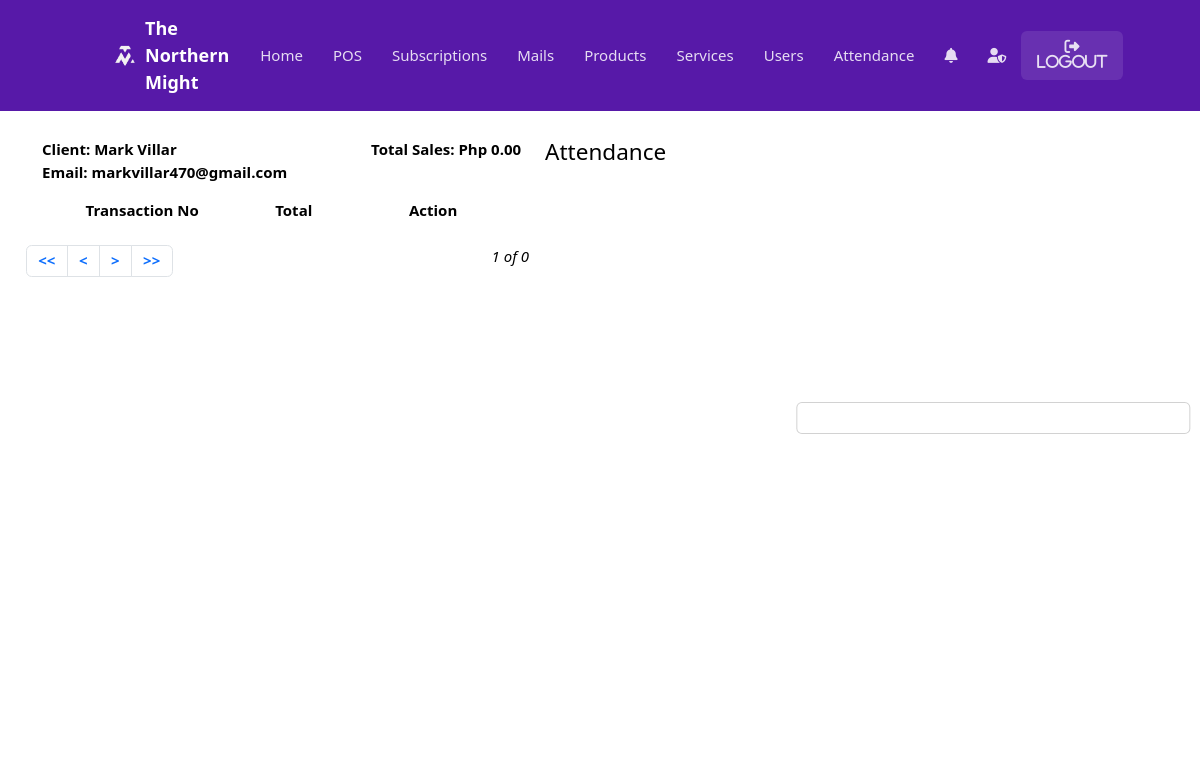
/userSubscription.php?account=2 (signed in), run on the app's committed database.
### tables this page shows
CREATE TABLE `users` (
  `user_id` int(11) NOT NULL,
  `first_name` varchar(50) NOT NULL,
  `last_name` varchar(50) NOT NULL,
  `email` varchar(100) NOT NULL,
  `password` varchar(255) NOT NULL,
  `role_id` int(11) DEFAULT NULL,
  `created_at` datetime NOT NULL DEFAULT current_timestamp(),
  `status` enum('active','inactive') NOT NULL,
  `verification_code` varchar(6) DEFAULT NULL,
  `email_verified` tinyint(1) DEFAULT 0,
  `verified` tinyint(1) DEFAULT 0
);

### pages/userSubscription.php (the view, shortened to what this page needs)
<?php
if (isset($_GET['account'])) {
    $account = $_GET['account'];
    $checkUsername1 = "SELECT * FROM users INNER JOIN roles ON users.role_id = roles.role_id WHERE user_id='$account'";
    $checkResult1 = mysqli_query($db, $checkUsername1);
    $result1 = mysqli_fetch_assoc($checkResult1);
    $first_name1 = $result1['first_name'];
    $last_name1 = $result1['last_name'];
}
$countAccounts = mysqli_query($db, "SELECT COUNT(DISTINCT item_id) AS distinct_count FROM sales WHERE item_type = 'Service' AND user_id = '$account'") or die(mysqli_error($db));
$accountCount = mysqli_fetch_array($countAccounts);
$countP = $accountCount['distinct_count'];
$totalPages = ceil($countP / 10);
if (isset($_GET['page'])) {
    $currentPageGet = $_GET['page'];
    if ($currentPageGet <= 1) {
        $currentPage = 1;
        $offsetData = 0;
    } elseif ($currentPageGet >= $totalPages) {
        $currentPage = $totalPages;
        $offsetData = 10 * ($currentPage - 1);
    } else {
        $currentPage = $_GET['page'];
        $offsetData = 10 * ($currentPage - 1);
    }
} else {
    $currentPage = 1;
}
?>
<div class="w3-twothird w3-container">
  <div class="w3-twothird">
    <table class="w3-table w3-hoverable mb-3">
        <tr>
            <th colspan="2" class="w3-hide-small">
                <span style="text-transform:capitalize">Client: <?php echo strtolower($first_name1) . " " . strtolower($last_name1); ?></span><br>
                <span>Email: <?php echo $result1['email']; ?></span>
            </th>
            <?php
            $transactionQuery1 = mysqli_query($db, "SELECT SUM(quantity * total_price) AS totalCost1 FROM sales WHERE item_type = 'Service' and user_id = '$account'");
            $fetchCost1 = mysqli_fetch_assoc($transactionQuery1);
            $fetchTotalCost1 = $fetchCost1['totalCost1'];
            ?>
            <th class="w3-right">Total Sales: Php <?php echo number_format($fetchTotalCost1, 2, ".", ",") ?></th>
        </tr>
        <tr>
            <th style="text-align:center">Transaction No</th>
            <th style="text-align:center">Total</th>
            <th style="text-align:center">Action</th>
        </tr>
    </table>
    <div class="w3-col">
        <ul class="pagination w3-left w3-col s6">
            <li class="page-item"><a class="page-link w3-center" href="?page=1"><b><<</b></a></li>
            <li class="page-item"><a class="page-link w3-center" href="?page=<?php echo $currentPage - 1; ?>"><b><</b></a></li>
            <li class="page-item"><a class="page-link w3-center" href="?page=<?php echo $currentPage + 1; ?>"><b>></b></a></li>
            <li class="page-item"><a class="page-link w3-center" href="?page=<?php echo $totalPages; ?>"><b>>></b></a></li>
        </ul>
        <i class="w3-right"><?php echo $currentPage . " of " . $totalPages; ?></i>
    </div>
  </div>
  <div class="w3-col w3-padding w3-right w3-third">
        <span class="h4">Attendance</span>
  </div>
</div>
<div class="w3-display-container w3-third" style="height:72vh;text-transform:capitalize">
  <div class="w3-display-middle w3-col">
    <div class="card">
      <div class="card-body">
      </div>
    </div>
  </div>
</div>

### scripts/w3.css (style rules this page uses)
html { box-sizing:border-box }
*,*:before,*:after { box-sizing:inherit }
html { -ms-text-size-adjust:100%;-webkit-text-size-adjust:100% }
body { margin:0 }
a { background-color:transparent }
b,strong { font-weight:bolder }
html,body { font-family:Verdana,sans-serif;font-size:15px;line-height:1.5 }
html { overflow-x:hidden }
a { color:inherit }
.w3-table,.w3-table-all { border-collapse:collapse;border-spacing:0;width:100%;display:table }
.w3-table td,.w3-table th,.w3-table-all td,.w3-table-all th { padding:8px 8px;display:table-cell;text-align:left;vertical-align:top }
.w3-table th:first-child,.w3-table td:first-child,.w3-table-all th:first-child,.w3-table-all td:first-child { padding-left:16px }
.w3-tooltip,.w3-display-container { position:relative }
.w3-container:after,.w3-container:before,.w3-panel:after,.w3-panel:before,.w3-row:after,.w3-row:before,.w3-row-padding:after,.w3-row-padding:before, .w3-cell-row:before,.w3-cell-row:after,.w3-clear:after,.w3-clear:before,.w3-bar:before,.w3-bar:after { content:"";display:table;clear:both }
.w3-col,.w3-half,.w3-third,.w3-twothird,.w3-threequarter,.w3-quarter { float:left;width:100% }
.w3-col.s6 { width:49.99999% }
@media (min-width:601px) { .w3-col.m4,.w3-third { width:33.33333% } }
@media (min-width:601px) { .w3-col.m8,.w3-twothird { width:66.66666% } }
.w3-display-middle { position:absolute;top:50%;left:50%;transform:translate(-50%,-50%);-ms-transform:translate(-50%,-50%) }
.w3-container,.w3-panel { padding:0.01em 16px }
.w3-center { text-align:center!important }
.w3-padding { padding:8px 16px!important }
.w3-left { float:left!important }
.w3-right { float:right!important }

### head.php (style rules this page uses)
a { text-decoration: none; }

### data on the page
users: first_name "Mark", last_name "Villar", email "markvillar470@gmail.com"

### other printed values
$fetchTotalCost1 "0.00"
$currentPage "1"
$totalPages "0"
